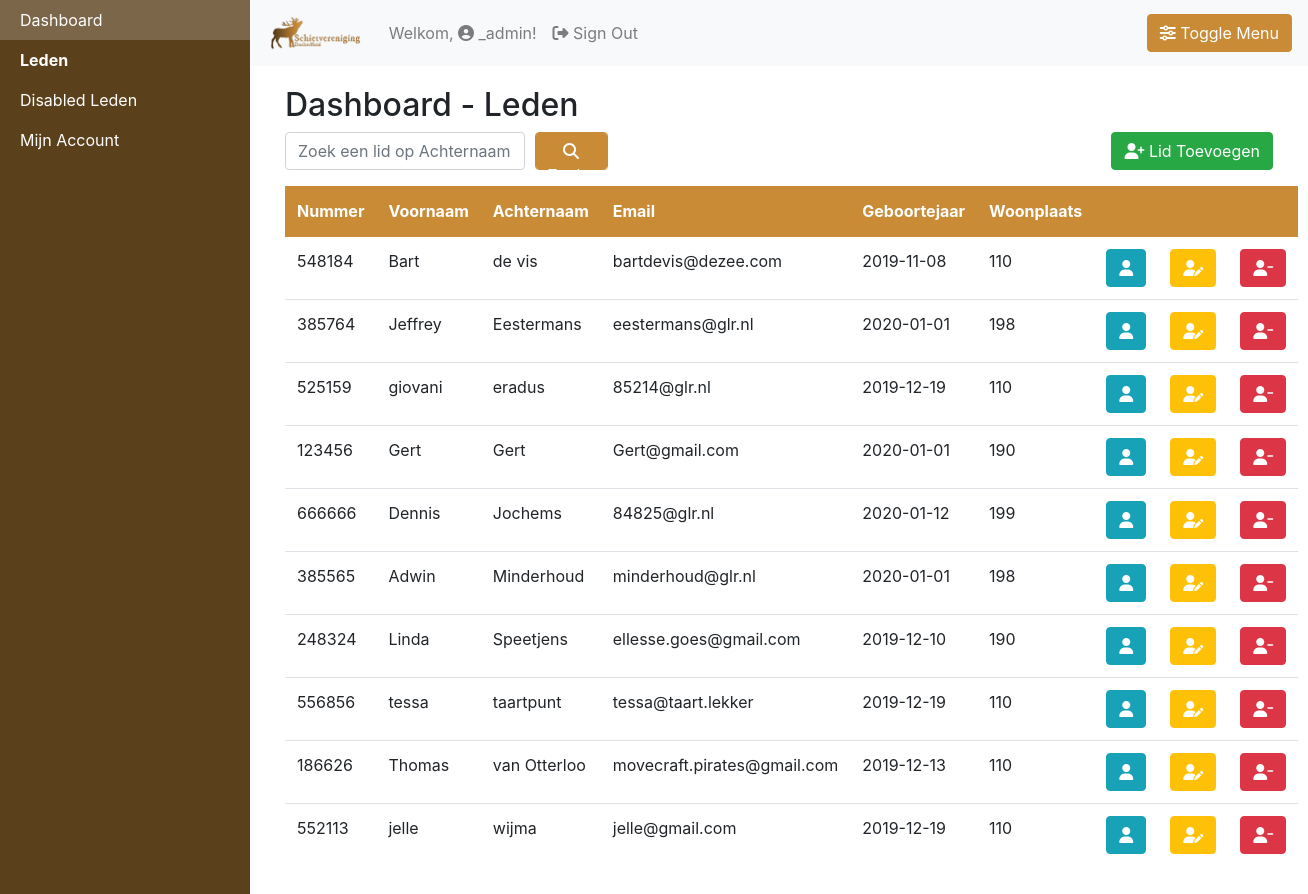
Screenshot of /website/dashboard/leden.php (signed in) with the database file from the repository.
### tables this page shows
CREATE TABLE IF NOT EXISTS `leden` (
  `ledennummer` int(11) NOT NULL AUTO_INCREMENT,
  `voornaam` text NOT NULL,
  `achternaam` text NOT NULL,
  `geboortejaar` year(4) DEFAULT NULL,
  `adress` text NOT NULL,
  `huisnummer` int(11) NOT NULL,
  `postcode` text NOT NULL,
  `woonplaats` text NOT NULL,
  `wapenstoegestaan` text NOT NULL,
  `betalingtermijn` date NOT NULL,
  `contributie` int(11) NOT NULL,
  `geslacht` text NOT NULL,
  `email` text NOT NULL,
  `disable` text DEFAULT NULL,
  PRIMARY KEY (`ledennummer`)
);

### website/dashboard/leden.php (the view, shortened to what this page needs)
<?php
include('../php/database.php');
$level = $_SESSION["level"];
if (isset($_GET["search"])) {
    $search = $_GET["search"];
    $sql = "SELECT * FROM leden  WHERE disable='N' AND achternaam LIKE '%" . $search . "%' ORDER BY achternaam;";
    $result = $conn->query($sql);
} else {
    $sql = "SELECT * FROM leden WHERE disable='N' ORDER BY achternaam;";
    $result = $conn->query($sql);
}
?>
<!DOCTYPE html>
<html lang="nl">
<head>
    <link href="https://stackpath.bootstrapcdn.com/bootstrap/4.3.1/css/bootstrap.min.css" rel="stylesheet">
    <link rel="stylesheet" href="../css/custom.css">
</head>
<body>
    <div id="wrapper" class="toggled">
        <div id="sidebar-wrapper">
            <ul class="sidebar-nav">
                <li>
                    <a href="index.php">Dashboard</a>
                </li>
                <li>
                    <a class="active" href="leden.php">Leden</a>
                </li>
                <li>
                    <a href="disabledleden.php">Disabled Leden</a>
                </li>
                <li>
                    <a href="profile.php">Mijn Account</a>
                </li>
            </ul>
        </div>
        <div class="navbar navbar-expand-lg navbar-light bg-light">
            <a class="navbar-brand"><img src="../images/login/logo.png"></a>
            <div class="collapse navbar-collapse" id="navbarTogglerDemo02">
                <ul class="navbar-nav mr-auto mt-2 mt-lg-0">
                    <li class="nav-item">
                        <a class="nav-link" href="profile.php">Welkom, <i class="fas fa-user-circle"></i> <?= $_SESSION["name"] ?>!</span></a>
                    </li>
                    <li class="nav-item">
                        <a class="nav-link" href="../php/login/logout.php"><i class="fas fa-sign-out-alt"></i> Sign Out</span></a>
                    </li>
                </ul>
                <a href="#menu-toggle" class="btn btn-primary" id="menu-toggle"><i class="fas fa-sliders-h"></i> Toggle Menu</a>
            </div>
        </div>
        <main id="page-content-wrapper">
            <div class="container-fluid">
                <h2>Dashboard - Leden</h2>
                <form method="POST" action="../php/search.php">
                    <div class="form-row">
                        <div class="form-group col-md-3">
                            <input required type="text" name="search" placeholder="Zoek een lid op Achternaam" class="form-control" id="zoeken">
                        </div>
                        <div class="form-group col-md-1">
                            <button class="btn btn-primary form-control" type="submit" id="submit"><i class="fas fa-search"></i> Zoeken</button>
                        </div>
                        <div class="form-group col-md-8">
                            <?php if($level == 2 || $level == 1) echo '<a style="float: right;" href="views/adduser.php" class="btn btn-success"><i class="fas fa-user-plus"></i> Lid Toevoegen</a>' ?>
                        </div>
                    </div>
                </form>
                <div class="center-div">
                    <table class="table">
                        <thead class="thead-dark">
                            <tr>
                                <th scope="col">Nummer</th>
                                <th scope="col">Voornaam</th>
                                <th scope="col">Achternaam</th>
                                <th scope="col">Email</th>
                                <th scope="col">Geboortejaar</th>
                                <th scope="col">Woonplaats</th>
                                <th scope="col"></th>
                                <th scope="col"></th>
                                <th scope="col"></th>
                            </tr>
                        </thead>
                        <tbody>
                        <?php
                                    if($level == 1) {
                                    foreach ($result as $item) {
                                        if($item["betalingtermijn"] < date("Y-m-d") && $item['disable'] == 'N') {
                                            echo "<td>" . $item["ledennummer"] . "</td>" . "<td>" . $item["voornaam"] . "</td><td>" . $item["achternaam"] . "</td><td>" . $item["email"] . "</td><td>" . $item["betalingtermijn"] . "</td><td>" . $item["contributie"] . "</td><td><a href='views/viewuser.php?id=" . $item['ledennummer'] . "' class='btn btn-info'><i class='fas fa-user'></i></a></td><td><a href='views/edituser.php?id=" . $item['ledennummer'] . "' class='btn btn-warning'><i class='fas fa-user-edit'></i></a></td><td><a href='views/removeuser.php?id=" . $item["ledennummer"] . "' class='btn btn-danger'><i class='fas fa-user-minus'></i></a></td></tr>";
                                        }
                                    }
                                    }else if ($level == 2) {
                                        foreach ($result as $item) {
                                            if($item["betalingtermijn"] < date("Y-m-d") && $item['disable'] == 'N') {
                                                echo "<td>" . $item["ledennummer"] . "</td>" . "<td>" . $item["voornaam"] . "</td><td>" . $item["achternaam"] . "</td><td>" . $item["email"] . "</td><td>" . $item["betalingtermijn"] . "</td><td>" . $item["contributie"] . "</td><td><a href='views/viewuser.php?id=" . $item['ledennummer'] . "' class='btn btn-info'><i class='fas fa-user'></i></a></td><td><a href='views/edituser.php?id=" . $item['ledennummer'] . "' class='btn btn-warning'><i class='fas fa-user-edit'></i></a></tr>";
                                            }
                                        }
                                    }else if ($level == 3) {
                                        foreach ($result as $item) {
                                            if($item["betalingtermijn"] < date("Y-m-d") && $item['disable'] == 'N') {
                                                echo "<td>" . $item["ledennummer"] . "</td>" . "<td>" . $item["voornaam"] . "</td><td>" . $item["achternaam"] . "</td><td>" . $item["email"] . "</td><td>" . $item["betalingtermijn"] . "</td><td>" . $item["contributie"] . "</td><td><a href='views/viewuser.php?id=" . $item['ledennummer'] . "' class='btn btn-info'><i class='fas fa-user'></i></a></td><td></td><td></td></tr>";
                                            }
                                        }
                                    }
                                    ?>
                        </tbody>
                    </table>
                </div>
            </div>
        </main>
    </div>
</body>
</html>

### website/css/custom.css (style rules this page uses)
body { overflow-x: hidden; }
#wrapper { padding-left: 0; -webkit-transition: all 0.5s ease; -moz-transition: all 0.5s ease; -o-transition: all 0.5s ease; transition: all 0.5s ease; }
#wrapper.toggled { padding-left: 250px; }
.active { font-weight: bold; }
#sidebar-wrapper { z-index: 1000; position: fixed; left: 250px; width: 0; height: 100%; margin-left: -250px; overflow-y: auto; background: #5b401c; -webkit-transition: all 0.5s ease; -moz-transition: all 0.5s ease; -o-transition: all 0.5s ease; transition: all 0.5s ease; }
#wrapper.toggled #sidebar-wrapper { width: 250px; }
#page-content-wrapper { width: 100%; position: absolute; padding: 15px; }
#wrapper.toggled #page-content-wrapper { position: absolute; margin-right: -250px; }
.sidebar-nav { position: absolute; top: 0; width: 250px; margin: 0; padding: 0; list-style: none; }
.sidebar-nav li { text-indent: 20px; line-height: 40px; }
.sidebar-nav li a { display: block; text-decoration: none; color: #fff; }
@media (min-width:768px) { #wrapper { padding-left: 0; } }
@media (min-width:768px) { #wrapper.toggled { padding-left: 250px; } }
@media (min-width:768px) { #sidebar-wrapper { width: 0; } }
@media (min-width:768px) { #wrapper.toggled #sidebar-wrapper { width: 250px; } }
@media (min-width:768px) { #page-content-wrapper { padding: 20px; position: relative; } }
@media (min-width:768px) { #wrapper.toggled #page-content-wrapper { position: relative; margin-right: 0; } }
.btn-primary { background-color: #ca8b37; border-color: #ca8b37; }
.btn-primary:link { background-color: #ca8b37; border-color: #ca8b37; }
.navbar-brand img { max-height: 40px; }
.btn-danger { color: #fff !important; background-color: #dc3545; border-color: #dc3545; }
.btn-warning { color: #fff; background-color: #ffc107; border-color: #ffc107; }
.btn-success { color: #fff; background-color: #28a745; border-color: #28a745; }
table { margin: 0; width: 100%; }
.table .thead-dark th { color: #fff; border-color: #ca8b37 !important; background-color: #ca8b37 !important; }

### rows the page displays
leden: ledennummer "548184", voornaam "Bart", achternaam "de vis", email "bartdevis@dezee.com", betalingtermijn "2019-11-08", contributie "110"
leden: ledennummer "385764", voornaam "Jeffrey", achternaam "Eestermans", email "eestermans@glr.nl", betalingtermijn "2020-01-01", contributie "198"
leden: ledennummer "525159", voornaam "giovani", achternaam "eradus", email "85214@glr.nl", betalingtermijn "2019-12-19", contributie "110"
leden: ledennummer "123456", voornaam "Gert", achternaam "Gert", email "Gert@gmail.com", betalingtermijn "2020-01-01", contributie "190"
leden: ledennummer "666666", voornaam "Dennis", achternaam "Jochems", email "84825@glr.nl", betalingtermijn "2020-01-12", contributie "199"
leden: ledennummer "385565", voornaam "Adwin", achternaam "Minderhoud", email "minderhoud@glr.nl", betalingtermijn "2020-01-01", contributie "198"
leden: ledennummer "248324", voornaam "Linda", achternaam "Speetjens", email "ellesse.goes@gmail.com", betalingtermijn "2019-12-10", contributie "190"
leden: ledennummer "556856", voornaam "tessa", achternaam "taartpunt", email "tessa@taart.lekker", betalingtermijn "2019-12-19", contributie "110"
leden: ledennummer "186626", voornaam "Thomas", achternaam "van Otterloo", email "movecraft.pirates@gmail.com", betalingtermijn "2019-12-13", contributie "110"
leden: ledennummer "552113", voornaam "jelle", achternaam "wijma", email "jelle@gmail.com", betalingtermijn "2019-12-19", contributie "110"

### other values shown
$_SESSION["name"] "_admin"
